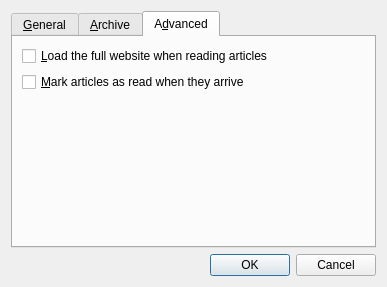
<ui version="4.0" >
 <class>Dialog</class>
 <widget class="QDialog" name="Dialog" >
  <property name="geometry" >
   <rect>
    <x>0</x>
    <y>0</y>
    <width>387</width>
    <height>287</height>
   </rect>
  </property>
  <property name="windowTitle" >
   <string>Dialog</string>
  </property>
  <layout class="QVBoxLayout" name="verticalLayout_2" >
   <item>
    <widget class="QTabWidget" name="tabWidget" >
     <property name="currentIndex" >
      <number>2</number>
     </property>
     <widget class="QWidget" name="general" >
      <property name="geometry" >
       <rect>
        <x>0</x>
        <y>0</y>
        <width>365</width>
        <height>200</height>
       </rect>
      </property>
      <attribute name="title" >
       <string>&amp;General</string>
      </attribute>
      <layout class="QVBoxLayout" name="verticalLayout" >
       <item>
        <layout class="QGridLayout" name="gridLayout" >
         <item row="1" column="1" >
          <widget class="QLineEdit" name="url" />
         </item>
         <item row="1" column="0" >
          <widget class="QLabel" name="label_2" >
           <property name="text" >
            <string>&amp;URL:</string>
           </property>
           <property name="buddy" >
            <cstring>url</cstring>
           </property>
          </widget>
         </item>
         <item row="0" column="0" >
          <widget class="QLabel" name="label" >
           <property name="text" >
            <string>&amp;Name:</string>
           </property>
           <property name="buddy" >
            <cstring>name</cstring>
           </property>
          </widget>
         </item>
         <item row="0" column="1" >
          <widget class="QLineEdit" name="name" />
         </item>
        </layout>
       </item>
       <item>
        <widget class="QCheckBox" name="notify" >
         <property name="text" >
          <string>Notify when new articles arri&amp;ve</string>
         </property>
        </widget>
       </item>
       <item>
        <widget class="QCheckBox" name="customUpdate" >
         <property name="text" >
          <string>U&amp;se a custom update interval</string>
         </property>
        </widget>
       </item>
       <item>
        <layout class="QHBoxLayout" name="horizontalLayout" >
         <item>
          <widget class="QLabel" name="label_3" >
           <property name="enabled" >
            <bool>false</bool>
           </property>
           <property name="text" >
            <string>Update &amp;every</string>
           </property>
           <property name="buddy" >
            <cstring>updatePeriod</cstring>
           </property>
          </widget>
         </item>
         <item>
          <widget class="QSpinBox" name="updatePeriod" >
           <property name="enabled" >
            <bool>false</bool>
           </property>
          </widget>
         </item>
         <item>
          <widget class="QComboBox" name="updateUnit" >
           <property name="enabled" >
            <bool>false</bool>
           </property>
          </widget>
         </item>
        </layout>
       </item>
       <item>
        <spacer name="verticalSpacer" >
         <property name="orientation" >
          <enum>Qt::Vertical</enum>
         </property>
         <property name="sizeHint" stdset="0" >
          <size>
           <width>20</width>
           <height>40</height>
          </size>
         </property>
        </spacer>
       </item>
      </layout>
     </widget>
     <widget class="QWidget" name="archive" >
      <property name="geometry" >
       <rect>
        <x>0</x>
        <y>0</y>
        <width>365</width>
        <height>200</height>
       </rect>
      </property>
      <attribute name="title" >
       <string>&amp;Archive</string>
      </attribute>
      <layout class="QVBoxLayout" name="verticalLayout_3" >
       <item>
        <layout class="QGridLayout" name="gridLayout_2" >
         <item row="0" column="0" colspan="2" >
          <widget class="QRadioButton" name="useDefault" >
           <property name="text" >
            <string>&amp;Use default settings</string>
           </property>
           <property name="checked" >
            <bool>true</bool>
           </property>
          </widget>
         </item>
         <item row="1" column="0" colspan="2" >
          <widget class="QRadioButton" name="keepAll" >
           <property name="text" >
            <string>&amp;Keep all articles</string>
           </property>
          </widget>
         </item>
         <item row="2" column="0" >
          <widget class="QRadioButton" name="limitCount" >
           <property name="text" >
            <string>Limit archi&amp;ve to:</string>
           </property>
          </widget>
         </item>
         <item row="2" column="1" >
          <widget class="QSpinBox" name="count" >
           <property name="enabled" >
            <bool>false</bool>
           </property>
           <property name="suffix" >
            <string> articles</string>
           </property>
          </widget>
         </item>
         <item row="3" column="0" >
          <widget class="QRadioButton" name="limitDays" >
           <property name="text" >
            <string>&amp;Delete older than:</string>
           </property>
          </widget>
         </item>
         <item row="3" column="1" >
          <widget class="QSpinBox" name="days" >
           <property name="enabled" >
            <bool>false</bool>
           </property>
           <property name="suffix" >
            <string> days</string>
           </property>
          </widget>
         </item>
         <item row="4" column="0" colspan="2" >
          <widget class="QRadioButton" name="noArchive" >
           <property name="text" >
            <string>Di&amp;sable archiving</string>
           </property>
          </widget>
         </item>
        </layout>
       </item>
       <item>
        <spacer name="verticalSpacer_2" >
         <property name="orientation" >
          <enum>Qt::Vertical</enum>
         </property>
         <property name="sizeHint" stdset="0" >
          <size>
           <width>20</width>
           <height>40</height>
          </size>
         </property>
        </spacer>
       </item>
      </layout>
     </widget>
     <widget class="QWidget" name="advanced" >
      <property name="geometry" >
       <rect>
        <x>0</x>
        <y>0</y>
        <width>365</width>
        <height>200</height>
       </rect>
      </property>
      <attribute name="title" >
       <string>A&amp;dvanced</string>
      </attribute>
      <layout class="QVBoxLayout" name="verticalLayout_4" >
       <item>
        <widget class="QCheckBox" name="loadFull" >
         <property name="text" >
          <string>&amp;Load the full website when reading articles</string>
         </property>
        </widget>
       </item>
       <item>
        <widget class="QCheckBox" name="markRead" >
         <property name="text" >
          <string>&amp;Mark articles as read when they arrive</string>
         </property>
        </widget>
       </item>
       <item>
        <spacer name="verticalSpacer_3" >
         <property name="orientation" >
          <enum>Qt::Vertical</enum>
         </property>
         <property name="sizeHint" stdset="0" >
          <size>
           <width>20</width>
           <height>123</height>
          </size>
         </property>
        </spacer>
       </item>
      </layout>
     </widget>
    </widget>
   </item>
   <item>
    <widget class="QDialogButtonBox" name="buttonBox" >
     <property name="orientation" >
      <enum>Qt::Horizontal</enum>
     </property>
     <property name="standardButtons" >
      <set>QDialogButtonBox::Cancel|QDialogButtonBox::Ok</set>
     </property>
    </widget>
   </item>
  </layout>
  <zorder>buttonBox</zorder>
  <zorder>tabWidget</zorder>
 </widget>
 <resources/>
 <connections>
  <connection>
   <sender>buttonBox</sender>
   <signal>accepted()</signal>
   <receiver>Dialog</receiver>
   <slot>accept()</slot>
   <hints>
    <hint type="sourcelabel" >
     <x>227</x>
     <y>276</y>
    </hint>
    <hint type="destinationlabel" >
     <x>157</x>
     <y>274</y>
    </hint>
   </hints>
  </connection>
  <connection>
   <sender>buttonBox</sender>
   <signal>rejected()</signal>
   <receiver>Dialog</receiver>
   <slot>reject()</slot>
   <hints>
    <hint type="sourcelabel" >
     <x>304</x>
     <y>277</y>
    </hint>
    <hint type="destinationlabel" >
     <x>286</x>
     <y>274</y>
    </hint>
   </hints>
  </connection>
  <connection>
   <sender>limitCount</sender>
   <signal>toggled(bool)</signal>
   <receiver>count</receiver>
   <slot>setEnabled(bool)</slot>
   <hints>
    <hint type="sourcelabel" >
     <x>77</x>
     <y>112</y>
    </hint>
    <hint type="destinationlabel" >
     <x>261</x>
     <y>122</y>
    </hint>
   </hints>
  </connection>
  <connection>
   <sender>limitDays</sender>
   <signal>toggled(bool)</signal>
   <receiver>days</receiver>
   <slot>setEnabled(bool)</slot>
   <hints>
    <hint type="sourcelabel" >
     <x>111</x>
     <y>149</y>
    </hint>
    <hint type="destinationlabel" >
     <x>265</x>
     <y>153</y>
    </hint>
   </hints>
  </connection>
 </connections>
</ui>
